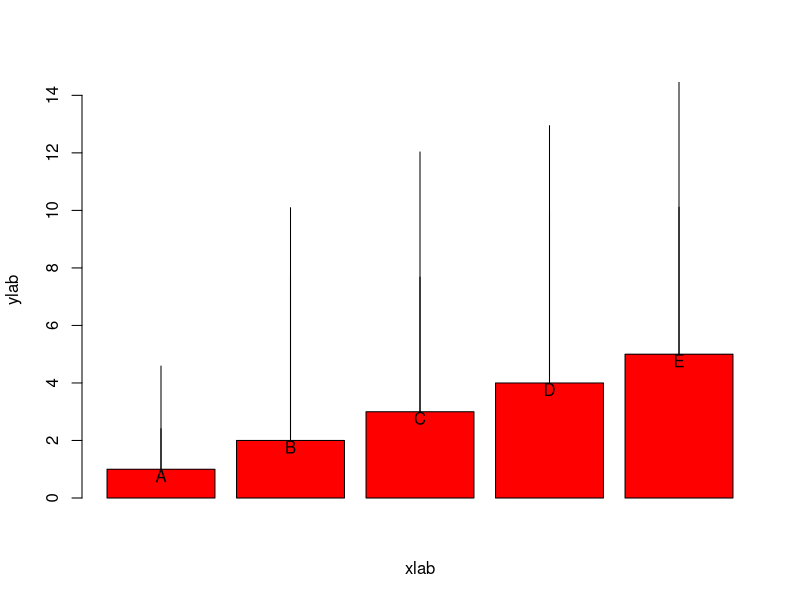
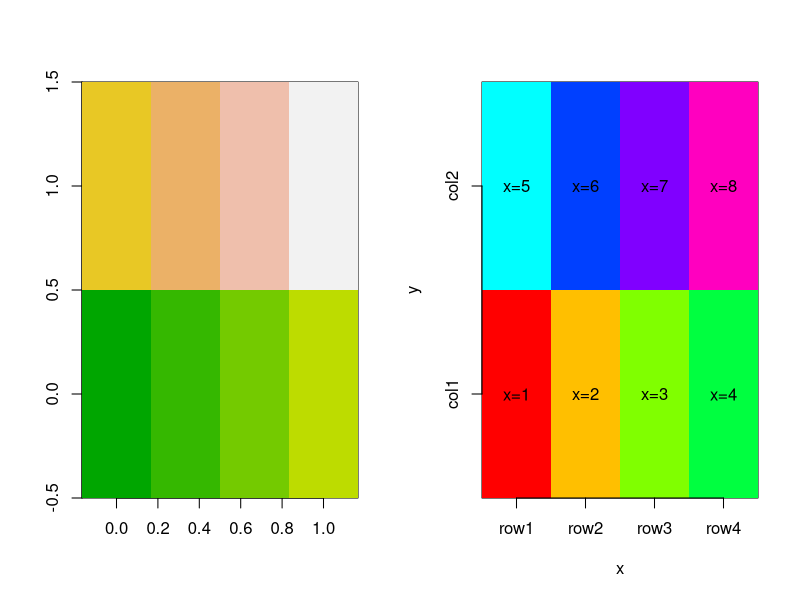
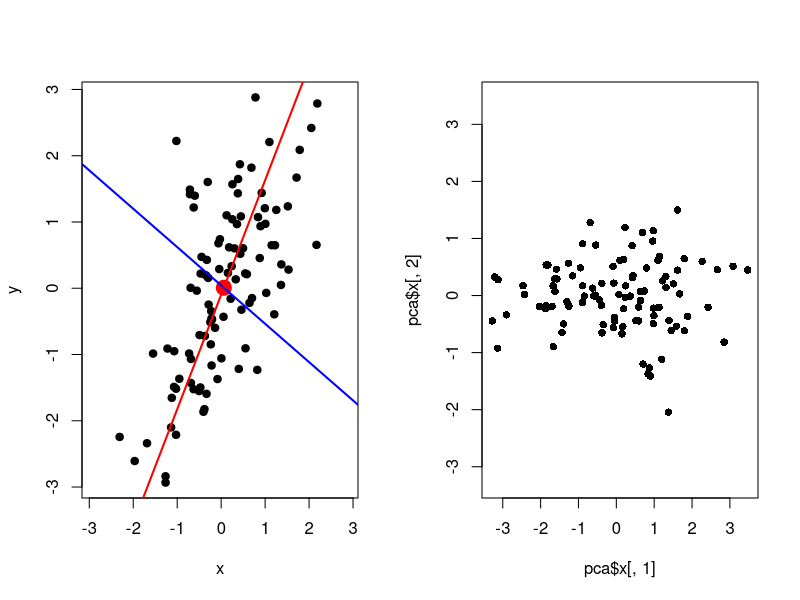
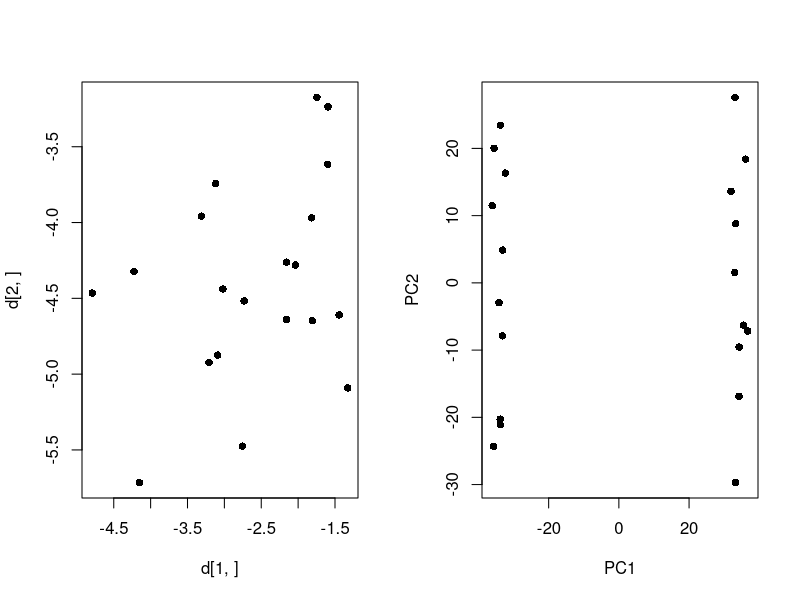
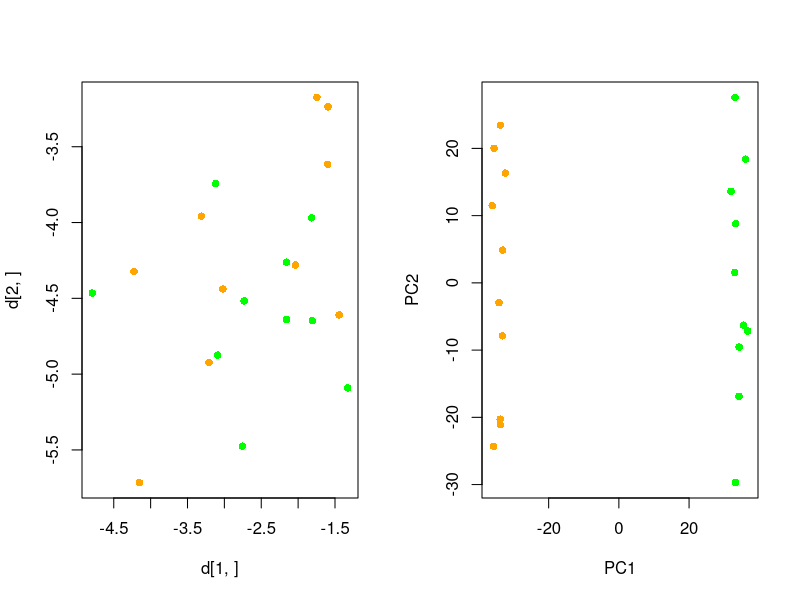
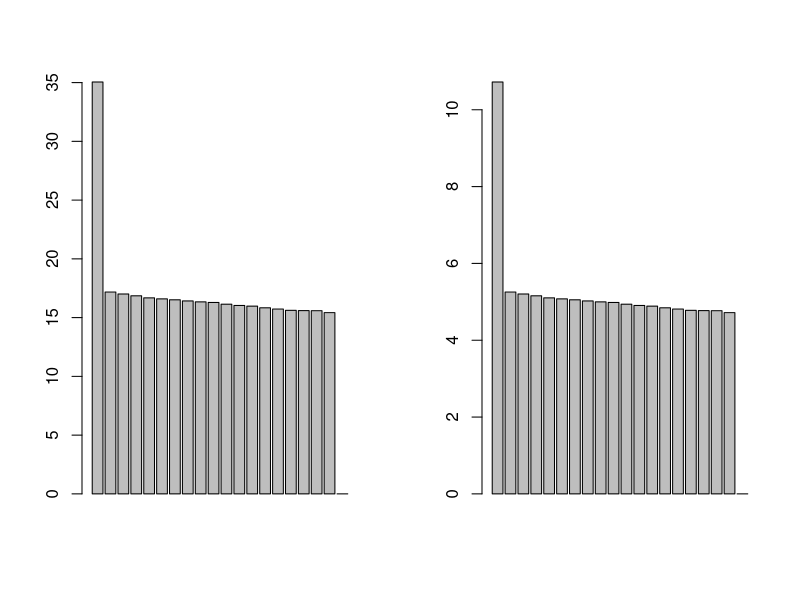
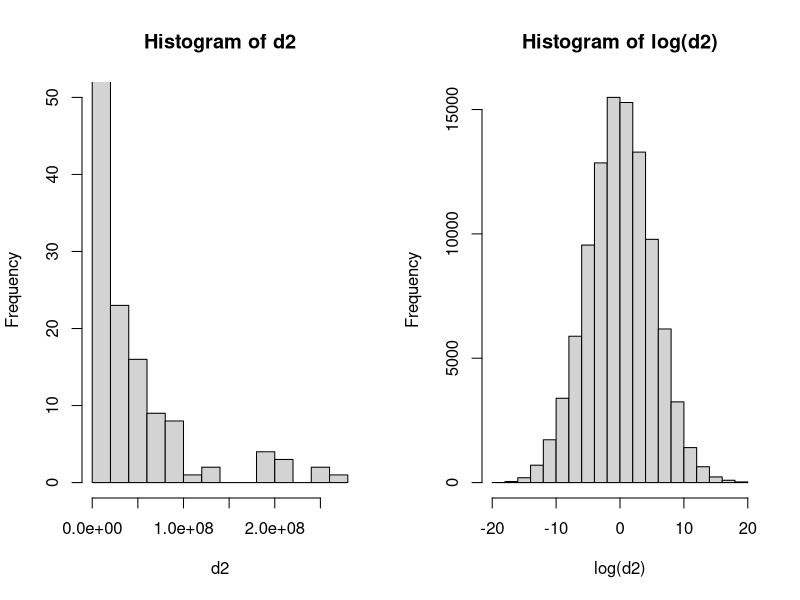
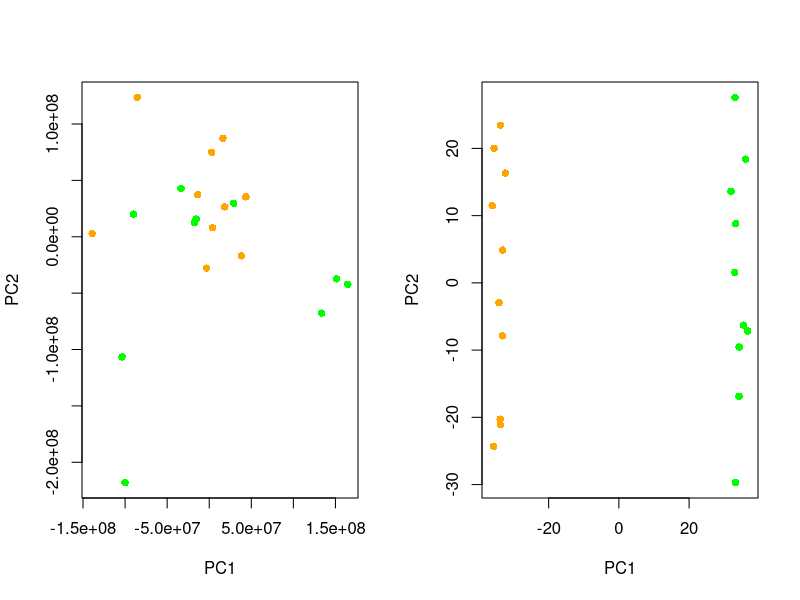

These figures' R source, in order:
my.barplot = function(d, t, e, ylim=c(0, max(d+e)), ...) {
  b = barplot(d, ylim=ylim, ...)
  segments(b, d, b, d+e)
  text(b, d, t, adj=c(0.5, 1))
}

set.seed(123)
my.barplot(1:5, t=LETTERS[1:5], e=runif(10, 1, 10), 
           xlab='xlab', ylab='ylab', col='red')

imageWithText = function(d, t=round(d, 2), ... ) {
  x = 1:nrow(d)
  y = 1:ncol(d)
  image(x, y, d, xaxt='n', yaxt='n', ...)
  axis(1, x, rownames(d))
  axis(2, y, colnames(d))
  text(rep(x, times=length(y)),
       rep(y, each=length(x)), t)
}

d <- matrix(1:8, ncol=2)
colnames(d) = c('col1', 'col2')
rownames(d) = paste0("row", 1:4)

par(mfrow=c(1,2))
image(d, col=terrain.colors(100))
imageWithText(d, t=paste0("x=", d), xlab="x", ylab="y", col=rainbow(length(d)))

######

x = rnorm(100)
y = rnorm(length(x), x)
m = rbind(gene1=x, gene2=y)
m

pca = prcomp(t(m))
names(pca)

plot(x, y, pch=19, xlim=range(x,y), ylim=range(x,y))
points(pca$center[1], pca$center[2], cex=2, pch=19, col='red')

pca$rotation

b1 = pca$rotation[2, 1] / pca$rotation[1, 1]
abline(a=pca$center[2]-b1*pca$center[1], b=b1,
       col='red', lwd=2)

b2 = pca$rotation[2, 2] / pca$rotation[1, 2]
abline(a=pca$center[2]-b2*pca$center[1], b=b2,
       col='blue', lwd=2)

plot(pca$x[,1], pca$x[,2], pch=16, xlim=range(pca$x),
     ylim=range(pca$x))


######

n = 5000
k = 10
a = rnorm(n, s=5)
x = rnorm(n, a, sd=0.6)
y = rnorm(n, a, sd=0.6)

d = matrix(rnorm(n*k*2, c(x,y)), ncol=k*2)
d
dim(d)
colnames(d) = paste0(rep(c('c', 't'), times=k),
                     rep(1:k, each=2))
d

pca = prcomp(t(d))

plot(d[1, ], d[2,], pch=16)
plot(pca$x[, 1:2], pch=16)

col = rep(c('orange', 'green'), times=k)
plot(d[1, ], d[2,], pch=16, col=col)
plot(pca$x[, 1:2], pch=16, col=col)

pca$sdev

barplot(pca$sdev)
barplot(pca$sdev / sum(pca$sdev)*100)

########

d2 = exp(d)

hist(d2, ylim=c(0, 50))
hist(log(d2))

pca2 = prcomp(t(d2))
plot(pca2$x[,1:2], pch=16, col=col)

pca2 = prcomp(t(log(d2)))
plot(pca2$x[,1:2], pch=16, col=col)

pca3 = prcomp(t(d2), scale. = T)
plot(pca3$x[,1:2], pch=16, col=col)

#######

cr = cor(d, use='pair', method='p')
cr

image(cr)
heatmap(1-cr, symm=T)

mds = cmdscale(1-cr, k=2)
plot(mds, pch=19, col=col)

cr = cor(d2, use='pair', method='sp')
mds = cmdscale(1-cr, k=2)
plot(mds, pch=19, col=col)

plot(d[,1:2])
plot(d[,1:2], log='xy')
plot(rank(d2[,1]), rank(d2[,2]))

x = c(rnorm(100), 1:10)
y = c(rnorm(100), 1:10)
plot(x,y)
cor(x,y, m='p')
cor(x,y, m='sp')

x = c(rnorm(100), 10)
y = c(rnorm(100), 10)
plot(x,y)
cor(x,y, m='p')
cor(x,y, m='sp')

#######

cancer = 1
healthy = rnorm(15, 0)

hist(healthy)
abline(v=cancer, col='red', lwd=2)

table(healthy >= cancer)
c = sum(healthy >= cancer)
t = length(healthy)

pbinom(c, t, prob = 0.5)

binom.test(c,t, 0.5)
c/t

bt = binom.test(c, t, 0.5, alternative = 'l')
bt
typeof(bt)
names(bt)
bt$p.value
bt$estimate
bt$conf.int

#########

cancer = rnorm(15, 1)
healthy = rnorm(15, 0)

ustat = function(x, y) {
  sum(sapply(x, function(z) {sum(z > y)}))
} 

ustat(cancer, healthy)

wilcox.test(cancer)
wt = wilcox.test(cancer, healthy)
names(wt)
wt$p.value
wt$statistic

wilcox.test(cancer, healthy, alternative = 'g')

##########

wilcox.test(cancer, healthy,
            alternative = 'g', paired=T)

x = rnorm(150)
y = rnorm(150, x+0.3)
wilcox.test(x, y)
wilcox.test(x, y, paired = T)

#############

cancer = rnorm(15, 1)
healthy = rnorm(15, 0)

t.test(cancer, healthy)

tt = t.test(cancer, healthy)#, alternative = 'g', paired = T)
names(tt)
tt$statistic

mean(cancer)/mean(healthy)
tt$estimate[1] / tt$estimate[2]

log2(mean(cancer)/mean(healthy))
log2(tt$estimate[1] / tt$estimate[2])

tt$estimate[1] - tt$estimate[2]

t.test(log2(cancer), log2(healthy))

########

pv = sapply(1:10000, function(i) {t.test(rnorm(10), rnorm(10))$p.value})
table(pv < 0.05)
hist(pv)
table(pv < 0.001)

# (1 - (1-alpha)^N) ~ N*alpha
# 0.05 = N*alpha
# alpha = 0.05/N

sum(pv < 0.05/length(pv))

pv.adj = pmin(1, pv*length(pv))
sum(pv.adj < 0.05)

d = data.frame(indx=1:length(pv), pv=pv)
d
d[1:2, ]
d = d[order(d$pv), ]
d[1:2,]

d$fp = d$pv * length(pv)
d$p = 1:nrow(d)
d[1:5,]
d$fdr = d$fp / d$p

plot(d$pv, d$fdr, t='l')

d$fdr = pmin(1, rev(cummin(rev(d$fdr))))
plot(d$pv, d$fdr, t='l')

d = d[order(d$indx),]
d[1:5,]

table(p.adjust(pv, method = 'bonf') == pv.adj)
table(p.adjust(pv, method = 'fdr') == d$fdr)
plot(p.adjust(pv, method = 'fdr'), d$fdr)
abline(a=0, b=1, col='red', lwd=2)

hist(p.adjust(pv, method = 'fdr') - d$fdr)